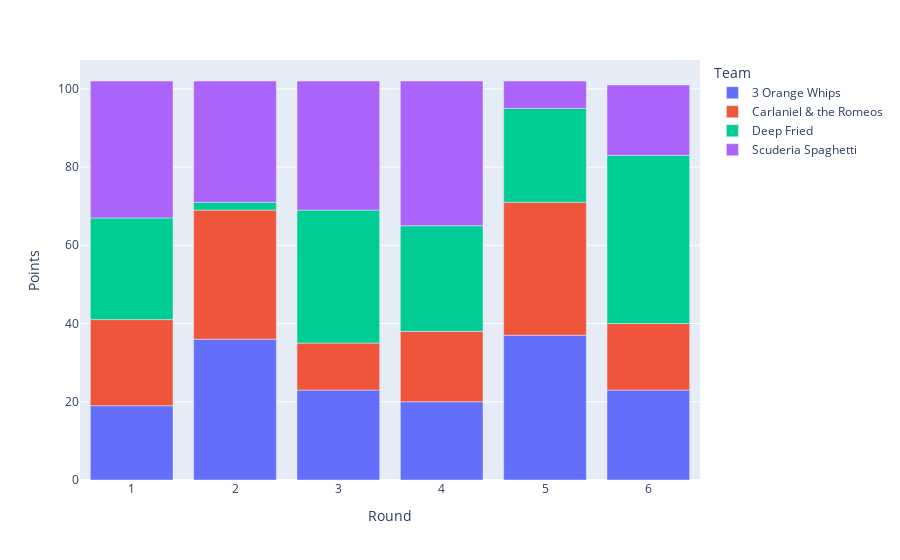

Notebook code cell kept with this figure:
### Code cell
px.bar(x='Round', y='Points', color='Team', data_frame=pts_per_round)

### Figure 1 — Plotly figure (JSON) as saved in the notebook; plotly's stock layout.template omitted (floating-point values rounded to 4 significant figures)
{"data": [{"alignmentgroup": "True", "hovertemplate": "Team=3 Orange Whips<br>Round=%{x}<br>Points=%{y}<extra></extra>", "legendgroup": "3 Orange Whips", "marker": {"color": "#636efa"}, "name": "3 Orange Whips", "offsetgroup": "3 Orange Whips", "orientation": "v", "showlegend": true, "textposition": "auto", "type": "bar", "x": [1, 2, 3, 4, 5, 6], "xaxis": "x", "y": [19, 36, 23, 20, 37, 23], "yaxis": "y"}, {"alignmentgroup": "True", "hovertemplate": "Team=Carlaniel & the Romeos<br>Round=%{x}<br>Points=%{y}<extra></extra>", "legendgroup": "Carlaniel & the Romeos", "marker": {"color": "#EF553B"}, "name": "Carlaniel & the Romeos", "offsetgroup": "Carlaniel & the Romeos", "orientation": "v", "showlegend": true, "textposition": "auto", "type": "bar", "x": [1, 2, 3, 4, 5, 6], "xaxis": "x", "y": [22, 33, 12, 18, 34, 17], "yaxis": "y"}, {"alignmentgroup": "True", "hovertemplate": "Team=Deep Fried<br>Round=%{x}<br>Points=%{y}<extra></extra>", "legendgroup": "Deep Fried", "marker": {"color": "#00cc96"}, "name": "Deep Fried", "offsetgroup": "Deep Fried", "orientation": "v", "showlegend": true, "textposition": "auto", "type": "bar", "x": [1, 2, 3, 4, 5, 6], "xaxis": "x", "y": [26, 2, 34, 27, 24, 43], "yaxis": "y"}, {"alignmentgroup": "True", "hovertemplate": "Team=Scuderia Spaghetti<br>Round=%{x}<br>Points=%{y}<extra></extra>", "legendgroup": "Scuderia Spaghetti", "marker": {"color": "#ab63fa"}, "name": "Scuderia Spaghetti", "offsetgroup": "Scuderia Spaghetti", "orientation": "v", "showlegend": true, "textposition": "auto", "type": "bar", "x": [1, 2, 3, 4, 5, 6], "xaxis": "x", "y": [35, 31, 33, 37, 7, 18], "yaxis": "y"}], "layout": {"barmode": "relative", "legend": {"title": {"text": "Team"}, "tracegroupgap": 0}, "margin": {"t": 60}, "xaxis": {"anchor": "y", "domain": [0, 1], "title": {"text": "Round"}}, "yaxis": {"anchor": "x", "domain": [0, 1], "title": {"text": "Points"}}}}
